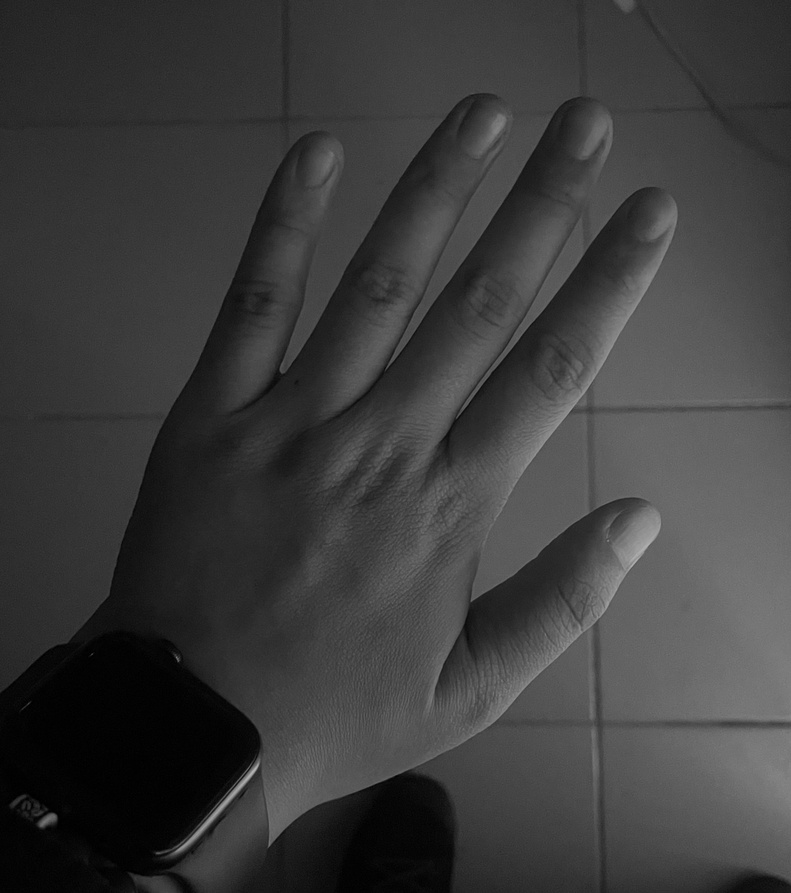
#> input picture HW2/origin.jpg, 791 x 893 px, shrunk from 2215 x 2501 before the run
$ python hw2.py
#> lines starting #> are read from the running program, lines starting #| are printed output that depends on the picture
import cv2 as cv
import matplotlib.pyplot as plt

image = cv.imread('origin.jpg', cv.IMREAD_GRAYSCALE)
#> image is the input picture: shape (893, 791); min 0, max 180, mean 60.1
image_eq = cv.equalizeHist(image)
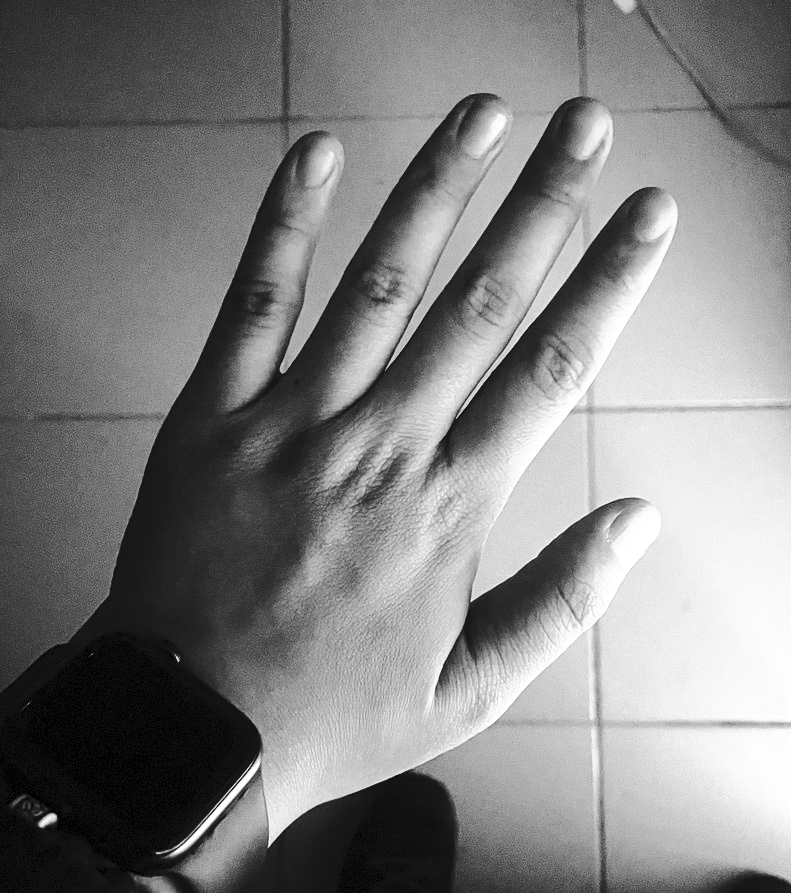
#> image_eq: shape (893, 791); min 0, max 255, mean 128.9
cv.imwrite('histogram_equalization.jpg', image_eq)
hist_origin = cv.calcHist([image], [0], None, [256], [0, 256])
#> hist_origin = 256 values, max 14094 at index 3, min 0 at index 181, mean 2759.2
hist_eq = cv.calcHist([image_eq], [0], None, [256], [0, 256])
#> hist_eq = 256 values, max 14094 at index 10, min 0 at index 2, mean 2759.2
hists = [hist_origin.reshape(256), hist_eq.reshape(256)]
title = ["histogram origin", "histogram equalization"]
fig = plt.figure(figsize = (9, 4) )
for i in range(2):
    h = hists[i]
    fig.add_subplot(1, 2, i + 1)
    plt.bar(range(0, 256), h)
    plt.title("{}".format(title[i]))
plt.savefig('histogram_compare.jpg')
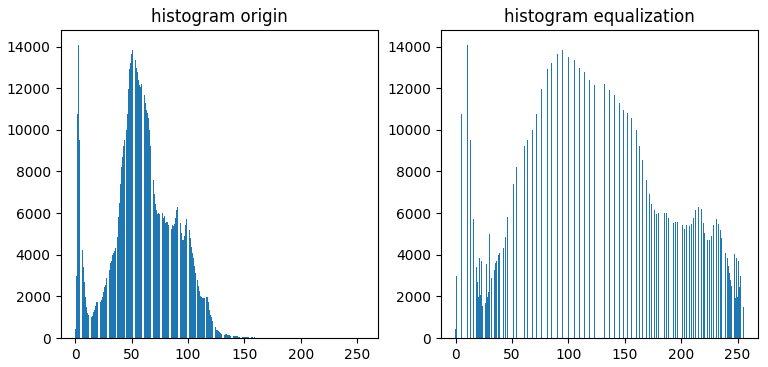
#> figure drawn by matplotlib, 2 panels; panel 1: tallest bar 14094 high, from x = 2.6 to 3.4; panel 2: tallest bar 14094 high, from x = 9.6 to 10.4
